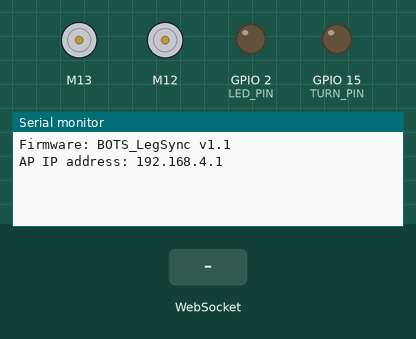
A sketch run on a simulated ESP32. Shown: 2 × DC motor (green arrow = forward, orange = backward, longer = faster), output pins drawn as LEDs (lit = HIGH), the last lines printed to the serial monitor. Inputs (shaded band) come from the test bench.

Above: at 1.7 s.
1.8 s: WebSocket text "undefined" received
At 2.9 s:
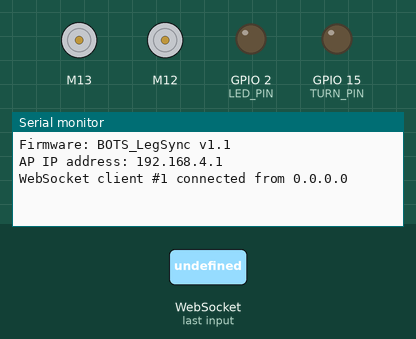
3.3 s: WebSocket text "1" received
At 4.1 s:
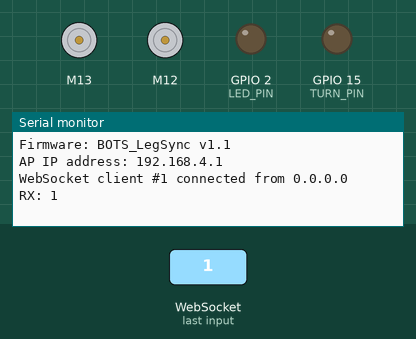

The sketch:

bots.ino
```cpp
/*
 * BOTS PCB 2.0 — синхронное управление ногами + мотор поворота
 *
 * Что изменено относительно DifferentialControl_AP:
 *  1. Убран дифференциальный микшер (y+x / y-x). Из-за него при малейшем
 *     отклонении джойстика в сторону моторы ног получали РАЗНЫЕ значения ШИМ.
 *     Теперь оба мотора ног (M1, M2) всегда получают ОДНУ И ТУ ЖЕ команду.
 *  2. Джойстик стал вертикальным: только вперёд / назад (скорость ног).
 *  3. Кнопка RELAY заменена на кнопку TURN: удержание вращает третий мотор
 *     (клеммник M3, силовой ключ MOSFET, PIN 15) с плавной регулировкой
 *     мощности через ШИМ.
 *  4. Исправлен failsafe: веб-страница шлёт «пульс» каждые 100 мс, а прошивка
 *     останавливает все моторы, если команд нет дольше 500 мс. В оригинале
 *     таймаут 3 с срабатывал даже при удержании неподвижного джойстика.
 *  5. Добавлены калибровочные коэффициенты TRIM_A / TRIM_B для выравнивания
 *     реальных скоростей двух моторов (они всегда немного отличаются).
 *
 * Плата: ESP32 Dev Module, пакет esp32 by Espressif версии 2.0.15.
 * Библиотеки те же, что в методичке (TB6612, AsyncTCP, ESPAsyncWebServer,
 * Arduino_JSON).
 */

#include <TB6612_ESP32.h>
#include <WiFi.h>
#include <AsyncTCP.h>
#include <ESPAsyncWebServer.h>
#include <Arduino_JSON.h>

// ------------------------- Пины (как в оригинале) -------------------------
#define AIN1 13
#define BIN1 12
#define AIN2 14
#define BIN2 27
#define PWMA 26
#define PWMB 25
#define STBY 33

#define TURN_PIN 15   // MOSFET T1 -> клеммник M3 (мотор поворота)
#define LED_PIN   2

// ------------------------------- WiFi -------------------------------------
const char* ssid     = "bot1";       // поменяйте на botN (номер на плате)
const char* password = "12345678";

// --------------------------- Настройки ног --------------------------------
// Если ноги крутятся в разные стороны — поменяйте знак у одного из offset.
const int offsetA = 1;
const int offsetB = -1;

// Калибровка: если мотор A быстрее мотора B, уменьшите TRIM_A (например 0.94).
// Если быстрее B — уменьшите TRIM_B. Значения от 0.5 до 1.0.
const float TRIM_A = 1.00;
const float TRIM_B = 1.00;

const int LEG_DEADZONE = 20;    // зона нечувствительности джойстика (0..255)
const int LEG_MIN_PWM  = 70;    // минимальный ШИМ, при котором моторы трогаются
const int LEG_MAX_PWM  = 255;   // ограничение максимальной скорости ног
const int LEG_RAMP     = 20;    // шаг разгона за один тик (плавный старт)

// ------------------------ Настройки мотора поворота -----------------------
const int TURN_CH   = 4;        // канал LEDC (1 и 2 заняты библиотекой TB6612)
const int TURN_FREQ = 5000;
const int TURN_RES  = 8;        // 0..255

// ШИМ мотора поворота: совместимость с ядром ESP32 2.x и 3.x
#if defined(ESP_ARDUINO_VERSION_MAJOR) && ESP_ARDUINO_VERSION_MAJOR >= 3
  #define TURN_PWM_INIT()    ledcAttach(TURN_PIN, TURN_FREQ, TURN_RES)
  #define TURN_PWM_WRITE(v)  ledcWrite(TURN_PIN, (v))
#else
  #define TURN_PWM_INIT()    do { ledcSetup(TURN_CH, TURN_FREQ, TURN_RES); ledcAttachPin(TURN_PIN, TURN_CH); } while (0)
  #define TURN_PWM_WRITE(v)  ledcWrite(TURN_CH, (v))
#endif

// ------------------------------ Отладка -----------------------------------
#define DEBUG_SERIAL   1   // 1 = печатать в Serial Monitor приходящие команды
#define MOTOR_SELFTEST 0   // 1 = при старте на 1 с включить ноги и мотор поворота
                           //     (ПОДНИМИТЕ робота, чтобы ноги не касались поверхности!)

// ----------------------------- Прочее -------------------------------------
const unsigned long COMMAND_TIMEOUT = 500;  // мс без команд -> стоп
const unsigned long UPDATE_PERIOD   = 10;   // мс, период обновления моторов

AsyncWebServer server(80);
AsyncWebSocket ws("/ws");

Motor motor1 = Motor(AIN1, AIN2, PWMA, offsetA, STBY, 5000, 8, 1);
Motor motor2 = Motor(BIN1, BIN2, PWMB, offsetB, STBY, 5000, 8, 2);

// Целевые значения приходят из WebSocket (другая задача), применяются в loop()
volatile int legTarget  = 0;    // -255..255, ОДНО значение на обе ноги
volatile int turnTarget = 0;    // 0..255
volatile int ledState   = 0;
volatile unsigned long lastCommandTime = 0;

int legCurrent  = 0;
int legApplied  = 1;            // != 0, чтобы при старте выполнился brake()
int turnApplied = -1;
unsigned long lastUpdate = 0;

const char index_html[] PROGMEM = R"rawliteral(
<!DOCTYPE html>
<html lang="en">
<head>
<meta name="viewport" content="width=device-width, initial-scale=1.0, maximum-scale=1.0, user-scalable=no">
<title>Bot Controller</title>
<style>
:root{--bg:#121212;--card:#1e1e1e;--text:#fff;--btn:#2c2c2c;--accent:#bb86fc;--turn:#ffb74d;--led:#03dac6}
*{box-sizing:border-box;margin:0;padding:0}
body{background:var(--bg);color:var(--text);font-family:-apple-system,BlinkMacSystemFont,"Segoe UI",Roboto,Helvetica,Arial,sans-serif;
  height:100dvh;width:100vw;overflow:hidden;display:flex;justify-content:center;align-items:center;
  -webkit-user-select:none;user-select:none;touch-action:none}
.controller{display:flex;flex-direction:column;width:100%;max-width:500px;height:100%;padding:20px;gap:16px}

.stick-section{flex:1;display:flex;justify-content:center;align-items:center;min-height:0}
.stick-zone{position:relative;width:120px;height:min(45vh,360px);background:var(--card);border-radius:60px;
  border:2px solid #333;box-shadow:inset 0 0 20px rgba(0,0,0,.5);touch-action:none}
.stick-zone::after{content:'';position:absolute;left:50%;top:10%;bottom:10%;width:1px;background:#333}
.stick-zone .lbl{position:absolute;left:0;right:0;text-align:center;font-size:11px;color:#777;letter-spacing:1px}
.lbl.top{top:12px}.lbl.bot{bottom:12px}
.knob{position:absolute;width:96px;height:96px;left:50%;top:50%;transform:translate(-50%,-50%);
  background:var(--accent);border-radius:50%;box-shadow:0 4px 10px rgba(0,0,0,.5);pointer-events:none;z-index:2}
.knob.active{box-shadow:0 0 20px var(--accent)}
.readout{position:absolute;right:-70px;top:50%;transform:translateY(-50%);font-size:14px;color:#aaa;width:60px}

.actions{display:flex;gap:16px}
.btn{flex:1;height:90px;background:var(--btn);border:3px solid transparent;border-radius:20px;color:var(--text);
  font-size:18px;font-weight:bold;display:flex;flex-direction:column;justify-content:center;align-items:center;gap:8px;
  outline:none;-webkit-tap-highlight-color:transparent;transition:all .15s;touch-action:none}
.ind{width:16px;height:16px;border-radius:50%;background:#555;transition:background-color .15s}
.turn-active{border-color:var(--turn)}.turn-active .ind{background:var(--turn);box-shadow:0 0 10px var(--turn)}
.led-active{border-color:var(--led)}.led-active .ind{background:var(--led);box-shadow:0 0 10px var(--led)}

.power{display:flex;align-items:center;gap:12px;font-size:14px;color:#aaa;padding-bottom:6px}
.power input{flex:1;accent-color:var(--turn)}
.power span{width:44px;text-align:right}
</style>
</head>
<body>
<div class="controller">
  <div class="stick-section">
    <div class="stick-zone" id="zone">
      <div class="lbl top">FORWARD</div>
      <div class="lbl bot">BACKWARD</div>
      <div class="knob" id="knob"></div>
      <div class="readout" id="readout">0</div>
    </div>
  </div>

  <div class="power">
    <label for="tp">Turn power</label>
    <input type="range" id="tp" min="30" max="100" value="100">
    <span id="tpv">100%</span>
  </div>

  <div class="actions">
    <button class="btn" id="btn-turn"><div class="ind"></div>TURN</button>
    <button class="btn" id="btn-led"><div class="ind"></div>LED</button>
  </div>
</div>

<script>
const gateway = `ws://${window.location.hostname}/ws`;
let websocket;
const state = {y: 0, turn: 0};

function wsReady(){ return websocket && websocket.readyState === WebSocket.OPEN; }
function sendState(){ if (wsReady()) websocket.send(JSON.stringify({y: state.y, turn: state.turn})); }

function initWebSocket(){
  websocket = new WebSocket(gateway);
  websocket.onclose = () => setTimeout(initWebSocket, 2000);
}

// ---- Vertical joystick: forward/backward only, one speed for both legs ----
const zone = document.getElementById('zone');
const knob = document.getElementById('knob');
const readout = document.getElementById('readout');
let stickPointer = null;

function moveStick(clientY){
  const r = zone.getBoundingClientRect();
  const travel = (r.height - knob.offsetHeight) / 2;
  let dy = clientY - (r.top + r.height / 2);
  dy = Math.max(-travel, Math.min(travel, dy));
  knob.style.transform = `translate(-50%, calc(-50% + ${dy}px))`;
  state.y = Math.round((-dy / travel) * 255);
  readout.textContent = state.y;
  sendState();
}
function releaseStick(){
  stickPointer = null;
  knob.classList.remove('active');
  knob.style.transform = 'translate(-50%, -50%)';
  state.y = 0;
  readout.textContent = 0;
  sendState();
}
zone.addEventListener('pointerdown', e => {
  if (stickPointer !== null) return;
  stickPointer = e.pointerId;
  zone.setPointerCapture(e.pointerId);
  knob.classList.add('active');
  moveStick(e.clientY);
});
zone.addEventListener('pointermove', e => { if (e.pointerId === stickPointer) moveStick(e.clientY); });
['pointerup','pointercancel','lostpointercapture'].forEach(ev =>
  zone.addEventListener(ev, e => { if (e.pointerId === stickPointer) releaseStick(); }));

// ---- TURN button: spins the turn motor while held ----
const btnTurn = document.getElementById('btn-turn');
const tp = document.getElementById('tp');
const tpv = document.getElementById('tpv');
let turnPointer = null;

function turnValue(){ return Math.round(tp.value * 2.55); }
tp.addEventListener('input', () => {
  tpv.textContent = tp.value + '%';
  if (turnPointer !== null) { state.turn = turnValue(); sendState(); }
});
btnTurn.addEventListener('pointerdown', e => {
  if (turnPointer !== null) return;
  turnPointer = e.pointerId;
  btnTurn.setPointerCapture(e.pointerId);
  btnTurn.classList.add('turn-active');
  state.turn = turnValue();
  sendState();
});
function releaseTurn(e){
  if (e.pointerId !== turnPointer) return;
  turnPointer = null;
  btnTurn.classList.remove('turn-active');
  state.turn = 0;
  sendState();
}
['pointerup','pointercancel','lostpointercapture'].forEach(ev => btnTurn.addEventListener(ev, releaseTurn));

// ---- LED ----
document.getElementById('btn-led').addEventListener('click', function(){
  this.classList.toggle('led-active');
  if (wsReady()) websocket.send(JSON.stringify({led: this.classList.contains('led-active') ? 1 : 0}));
});

// ---- Heartbeat: while anything is pressed, resend the command every 100 ms (for failsafe) ----
setInterval(() => { if (state.y !== 0 || state.turn !== 0) sendState(); }, 100);

window.addEventListener('load', initWebSocket);
</script>
</body>
</html>
)rawliteral";

// ----------------------------- Моторы ног ---------------------------------

// Джойстик (-255..255) -> скорость ног с зоной нечувствительности и минимальным ШИМ
int mapLegSpeed(int v) {
  int a = abs(v);
  if (a < LEG_DEADZONE) return 0;
  int pwm = map(a, LEG_DEADZONE, 255, LEG_MIN_PWM, LEG_MAX_PWM);
  return (v < 0) ? -pwm : pwm;
}

// ГЛАВНАЯ ФУНКЦИЯ СИНХРОНИЗАЦИИ: обе ноги получают одно и то же значение,
// различается только калибровочный коэффициент мотора.
void driveLegs(int speed) {
  if (speed == 0) {
    motor1.brake();
    motor2.brake();
    return;
  }
  int a = constrain((int)lroundf(speed * TRIM_A), -255, 255);
  int b = constrain((int)lroundf(speed * TRIM_B), -255, 255);
  motor1.drive(a);
  motor2.drive(b);
}

// --------------------------- Мотор поворота -------------------------------

// Вращение мотора M3 (силовой ключ, одно направление). speed: 0..255, 0 = стоп.
void driveTurn(int speed) {
  TURN_PWM_WRITE(constrain(speed, 0, 255));
}

// ------------------------------- WebSocket --------------------------------

void handleWebSocketMessage(void *arg, uint8_t *data, size_t len) {
  AwsFrameInfo *info = (AwsFrameInfo*)arg;
  if (!(info->final && info->index == 0 && info->len == len && info->opcode == WS_TEXT)) return;

  // JSON.parse требует нуль-терминированную строку
  char buf[96];
  if (len >= sizeof(buf)) return;
  memcpy(buf, data, len);
  buf[len] = 0;

  JSONVar msg = JSON.parse(buf);
  if (JSON.typeof(msg) == "undefined") return;

  lastCommandTime = millis();
#if DEBUG_SERIAL
  Serial.printf("RX: %s\n", buf);
#endif

  if (msg.hasOwnProperty("y")) {
    legTarget = mapLegSpeed(constrain((int)msg["y"], -255, 255));
  }
  if (msg.hasOwnProperty("turn")) {
    turnTarget = constrain((int)msg["turn"], 0, 255);
  }
  if (msg.hasOwnProperty("led")) {
    ledState = (int)msg["led"];
  }
}

void onEvent(AsyncWebSocket *server, AsyncWebSocketClient *client, AwsEventType type,
             void *arg, uint8_t *data, size_t len) {
  switch (type) {
    case WS_EVT_CONNECT:
      Serial.printf("WebSocket client #%u connected from %s\n", client->id(), client->remoteIP().toString().c_str());
      break;
    case WS_EVT_DISCONNECT:
      Serial.printf("WebSocket client #%u disconnected\n", client->id());
      legTarget = 0;      // потеряли связь — сразу стоп
      turnTarget = 0;
      break;
    case WS_EVT_DATA:
      handleWebSocketMessage(arg, data, len);
      break;
    case WS_EVT_PONG:
    case WS_EVT_ERROR:
      break;
  }
}

// -------------------------------- Setup / loop ----------------------------

void setup() {
  Serial.begin(115200);
  delay(500);
  Serial.println();
  Serial.println("Firmware: BOTS_LegSync v1.1");

  pinMode(LED_PIN, OUTPUT);
  TURN_PWM_INIT();
  TURN_PWM_WRITE(0);

#if MOTOR_SELFTEST
  Serial.println("Self-test: legs (both motors forward, 1 s)");
  driveLegs(150);
  delay(1000);
  driveLegs(0);
  delay(300);
  Serial.println("Self-test: turn motor (1 s)");
  driveTurn(200);
  delay(1000);
  driveTurn(0);
  Serial.println("Self-test done");
#endif

  WiFi.mode(WIFI_AP);
  WiFi.softAP(ssid, password);
  Serial.print("AP IP address: ");
  Serial.println(WiFi.softAPIP());

  ws.onEvent(onEvent);
  server.addHandler(&ws);
  server.on("/", HTTP_GET, [](AsyncWebServerRequest *request) {
    request->send_P(200, "text/html", index_html);
  });
  server.begin();
}

void loop() {
  ws.cleanupClients();
  digitalWrite(LED_PIN, ledState);

  unsigned long now = millis();

  // Failsafe: нет команд дольше COMMAND_TIMEOUT -> остановить всё
  if ((legTarget != 0 || turnTarget != 0) && (now - lastCommandTime > COMMAND_TIMEOUT)) {
    legTarget = 0;
    turnTarget = 0;
    Serial.println("Command timeout! Stopping motors.");
  }

  if (now - lastUpdate < UPDATE_PERIOD) return;
  lastUpdate = now;

  // Ноги: плавный разгон по ОДНОМУ значению, торможение сразу
  int target = legTarget;
  if (target == 0) {
    legCurrent = 0;
  } else if (legCurrent < target) {
    legCurrent = min(legCurrent + LEG_RAMP, target);
  } else if (legCurrent > target) {
    legCurrent = max(legCurrent - LEG_RAMP, target);
  }
  if (legCurrent != legApplied) {
    driveLegs(legCurrent);   // оба мотора обновляются в одном месте и в один тик
    legApplied = legCurrent;
  }

  // Мотор поворота
  int t = turnTarget;
  if (t != turnApplied) {
    driveTurn(t);
    turnApplied = t;
  }
}
```

Measured:
- after the input at 1.8 s, the serial monitor: prints a new line at once (image 1)
- after the input at 3.3 s, the serial monitor: prints a new line at once (image 2)
